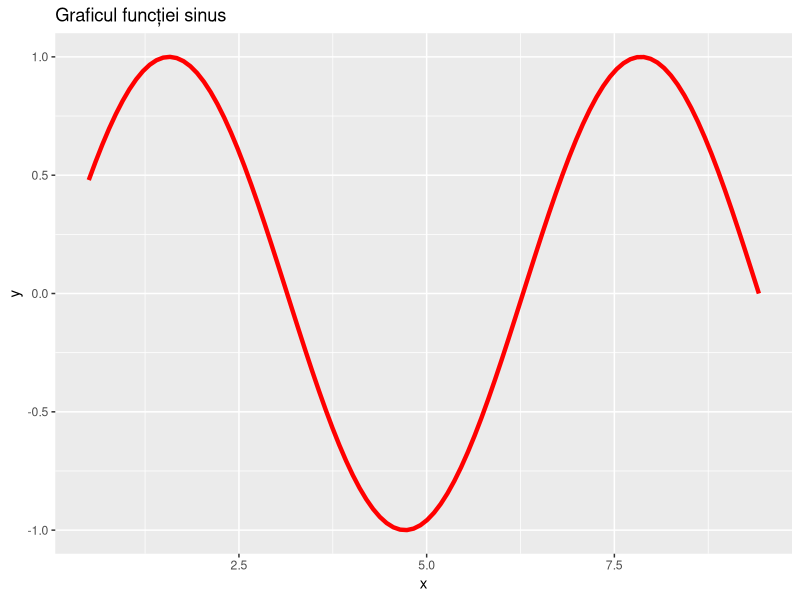

Here is the R script that generated this plot:

 library(ggplot2)
 x <- seq(0.5, 3 * pi, length.out = 100)
 y <- sin(x)
 
 df <- data.frame(x, y)
 plot <- ggplot(df, aes(x,y)) + geom_line(color = "red", linewidth = 1.5)+labs(title = "Graficul funcției sinus")
 print(plot)
